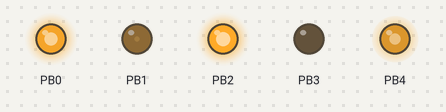
A sketch run on a simulated ATtiny85, built with avr-gcc and run on an emulated ATtiny85. Shown: output pins drawn as LEDs (lit = HIGH). Random numbers use the default seed unless the sketch sets one.

Above: at 0.1 s.
At 4.92 s:
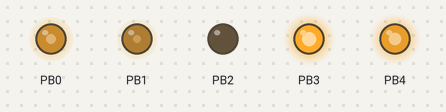
At 9.95 s:
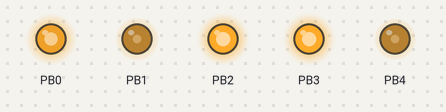
At 19.8 s:
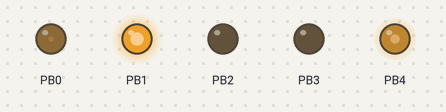
At 29.66 s:
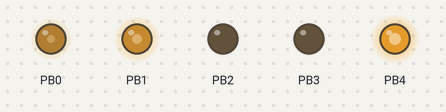
At 39.71 s:
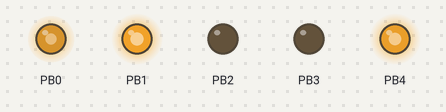
Timing chart, 0 to 40.0 s (numbered marks = the images above):
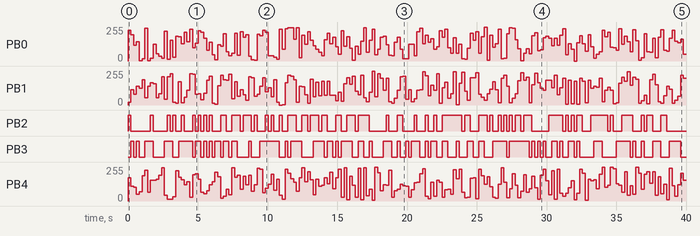

The sketch:

random_noise.ino
```cpp
/*
 * random_noise.ino
 *
 * ATtiny85 Project
 * Randomly varies output on all pins
 *
 * 12.28.2016
 * Mckenna Cisler
 * White Mountain Science, Inc.
 */

const int NUM_PINS = 5;
const long RESET_TIME = 200; // ms; duration to wait before getting new random values

void setup() {
  for (int i = 0; i < NUM_PINS; i++) {
    pinMode(i, OUTPUT);
  }
}

void loop() {
  for (int i = 0; i < NUM_PINS; i++) {
    // write a random voltage
    analogWrite(i, random(0, 255));
  }
  delay(RESET_TIME);
}
```

Measured:
- by itself, PB0: 0/255 → 232/255 at 0.00 s, → 197/255 0.20 s later, → 120/255 0.20 s later, → 143/255 0.20 s later, … (197 changes in this stretch)
- by itself, PB1: 0/255 → 19/255 at 0.00 s, → 114/255 0.20 s later, → 80/255 0.20 s later, → 142/255 0.20 s later, … (198 changes in this stretch)
- by itself, PB2: LOW → HIGH at 0.00 s, → LOW 0.20 s later, → HIGH 1.4 s later, → LOW 0.20 s later, … (94 changes in this stretch)
- by itself, PB3: LOW → HIGH at 0.20 s, → LOW 0.20 s later, → HIGH 0.20 s later, → LOW 0.20 s later, … (92 changes in this stretch)
- by itself, PB4: 0/255 → 175/255 at 0.00 s, → 109/255 0.20 s later, → 102/255 0.20 s later, → 52/255 0.20 s later, … (199 changes in this stretch)
